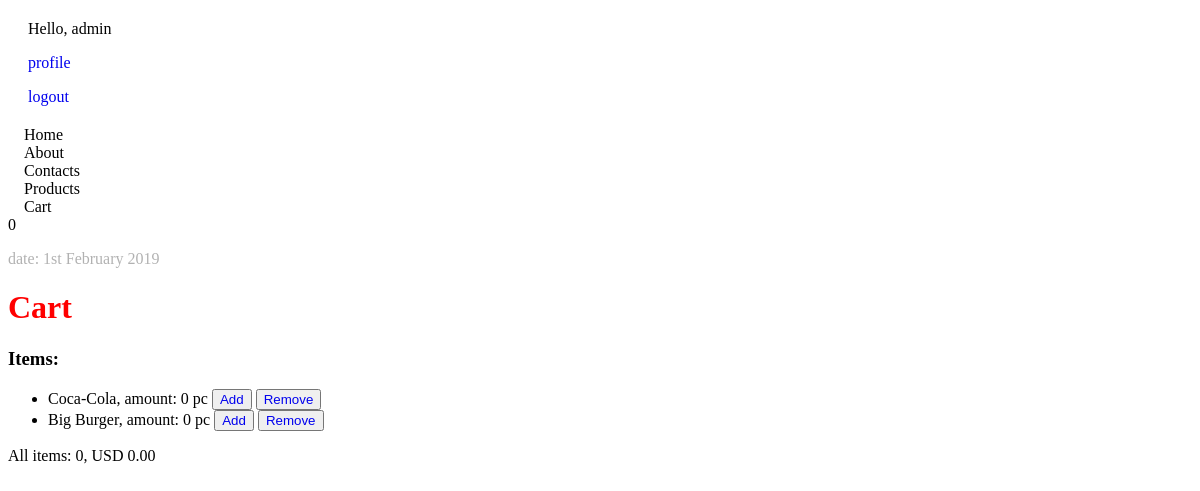
The app's page /cart/ (signed in), older data.
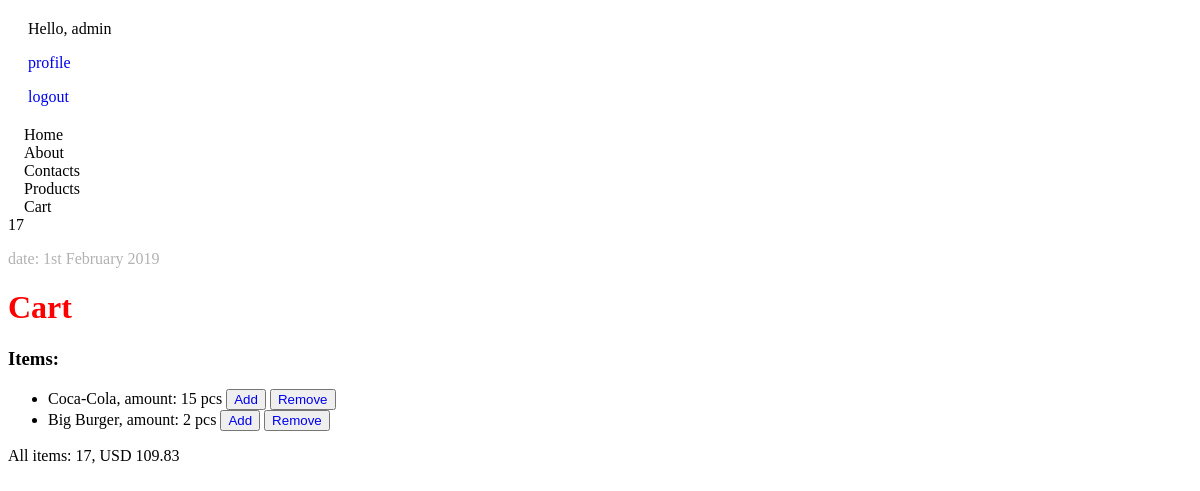
The same page, newer data.
### shopping_cart/models.py (models this page shows)
class ShoppingCart(models.Model):
    user = models.ForeignKey(User, on_delete=models.CASCADE)
    product = models.ForeignKey(Product, on_delete=models.CASCADE)
    quantity = models.PositiveIntegerField(default=0)
    add_datetime = models.DateTimeField(auto_now_add=True)

### products/models.py (models this page shows, shortened)
class Product(models.Model):
    title = models.CharField(max_length=255)
    price = models.DecimalField(max_digits=10000, decimal_places=2)
    image = models.ImageField(
        upload_to='products_img/',
        blank=True,
        null=True
    )
    description = models.TextField(blank=True, null=True)
    category = models.ForeignKey(Category, on_delete=models.CASCADE)

### shopping_cart/views.py (the view)
# urls.py: path('cart/', include('shopping_cart.urls')),
@login_required
def cart(request):
    user_cart = ShoppingCart.objects.filter(user=request.user)
    price = 0
    amount = 0
    for order in user_cart:
        price += order.product.price * order.quantity
        amount += order.quantity
    context = {
        'user_cart': user_cart,
        'price': price,
        'amount': amount
    }
    return render(request, 'shopping_cart/cart.html', context)

### shopping_cart/context_processors.py (called while the page is built)
def cart_processor(request):
    user_cart = ShoppingCart.objects.filter(user=request.user)
    total_quantity = 0
    for order in user_cart:
        total_quantity += order.quantity
    return {'total_quantity': total_quantity}

### shopping_cart/templates/shopping_cart/cart.html
{% extends "base.html" %}
{%  block content%}
    <h1>Cart</h1>
    <h3>Items:</h3>
    <ul>
        {% for order in  user_cart %}
            <li>
                {{ order.product.title }}, amount: {{ order.quantity }}
                {% if order.quantity <= 1 %}
                    pc
                {% else %}
                    pcs
                {% endif %}
                <button>
                    <a href="{% url 'shopping_cart:add_to_cart' order.product.id %}">
                        Add
                    </a>
                </button>
                <button>
                    <a href="{% url 'shopping_cart:remove_from_cart' order.product.id %}">
                        Remove
                    </a>
                </button>
            </li>
        {% endfor %}
    </ul>
    <p>
        All items: {{ amount }}, USD {{ price }}
    </p>
{% endblock %}

Row changes from the older to the newer data that the page shows:
changed ShoppingCart "Coca-Cola": quantity "0" → "15"; quantity "pc" → "pcs"
changed ShoppingCart "Big Burger": quantity "0" → "2"; quantity "pc" → "pcs"
Text that changed along with them:
{{ total_quantity }}: "0" → "17"
{{ amount }}: "0" → "17"
{{ price }}: "0.00" → "109.83"
